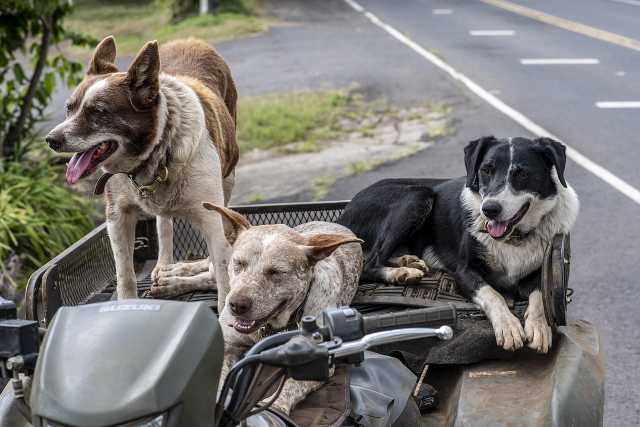
#> input picture sample_images/sample_dog.jpg, 1280 x 854 px (shown at 1/2 size)
$ python -i _quality.py   (imports and definitions only)   (older library calls are emulated)
#> lines starting #> are read from the running program, lines starting #| are printed output that depends on the picture
#> further down, picture is the input picture: shape (854, 1280, 3); mean B, G, R 115.3, 119.9, 122.2
"""Frame/subject quality metrics — shared by 01_quality_check.py and
04_subject_quality_recheck.py, because in the real pipeline they are
genuinely the same module (app/imaging/metrics.py + thresholds.py) called
twice on two different crops, not two different implementations. Splitting
it in two here would mean maintaining the same thresholds twice and risking
them drifting apart — exactly the kind of duplication CLAUDE.md's own
conventions warn against.

Every threshold below was calibrated (2026-08-28) against a labelled fixture
set in the real project, not guessed — see backend/scripts/calibrate_thresholds.py.

The one metric that decides BLURRY is `edge_sharpness`: the 99th-percentile
Sobel gradient magnitude, contrast-normalised. Not Laplacian variance, and
not mean gradient energy (Tenengrad) — both of those measure *texture
density*, so they call a sharp photo of a smooth-coated dog on a plain wall
"out of focus". Laplacian variance and Tenengrad are still computed below,
but only as diagnostics; they do not feed the verdict.
"""

from __future__ import annotations

import math
from dataclasses import dataclass, field

import cv2
import numpy as np

# --- calibrated thresholds (measured, not guessed) --------------------------

SHORT_EDGE_REJECT, SHORT_EDGE_DEGRADE = 160, 400

SHARPNESS_REJECT, SHARPNESS_DEGRADE, SHARPNESS_HARD_FLOOR = 3.9, 5.7, 2.0

LUM_DARK_REJECT, LUM_DARK_DEGRADE, LUM_DARK_HARD_FLOOR = 22.0, 55.0, 12.0
LUM_BRIGHT_REJECT, LUM_BRIGHT_DEGRADE, LUM_BRIGHT_HARD_FLOOR = 236.0, 205.0, 246.0

SHADOW_CLIP_REJECT, SHADOW_CLIP_DEGRADE, SHADOW_CLIP_HARD_FLOOR = 0.60, 0.28, 0.80
HIGHLIGHT_CLIP_REJECT, HIGHLIGHT_CLIP_DEGRADE, HIGHLIGHT_CLIP_HARD_FLOOR = 0.50, 0.22, 0.70

CONTRAST_REJECT, CONTRAST_DEGRADE, CONTRAST_HARD_FLOOR = 5.0, 22.0, 3.0

NOISE_DEGRADE = 11.0  # never rejects on its own

COLOUR_CAST_DEGRADE = 24.0  # never rejects; also needs SATURATION_GREYSCALE
SATURATION_GREYSCALE = 12.0

# Priority order for which reason(s) to surface, worst-first; at most 2 shown.
REASON_PRIORITY = [
    "TOO_SMALL",
    "UNDEREXPOSED",
    "OVEREXPOSED",
    "LOW_CONTRAST",
    "BLURRY",
    "NOISY",
    "COLOUR_CAST",
]


@dataclass
class QualityMeasurement:
    width: int
    height: int
    short_edge: int
    edge_sharpness: float
    blur_laplacian_normalised: float
    tenengrad_normalised: float
    mean_luminance: float
    shadow_clipping: float
    highlight_clipping: float
    contrast: float
    noise_sigma: float
    colour_cast: float
    saturation: float


@dataclass
class QualityVerdict:
    usable: bool
    degraded: bool
    provisional: bool
    reject_reasons: list[str] = field(default_factory=list)
    degrade_reasons: list[str] = field(default_factory=list)
    reported_reasons: list[str] = field(default_factory=list)


def measure(image_bgr: np.ndarray) -> QualityMeasurement:
    h, w = image_bgr.shape[:2]
#> h = 854; w = 1280
    grey = cv2.cvtColor(image_bgr, cv2.COLOR_BGR2GRAY).astype(np.float64)
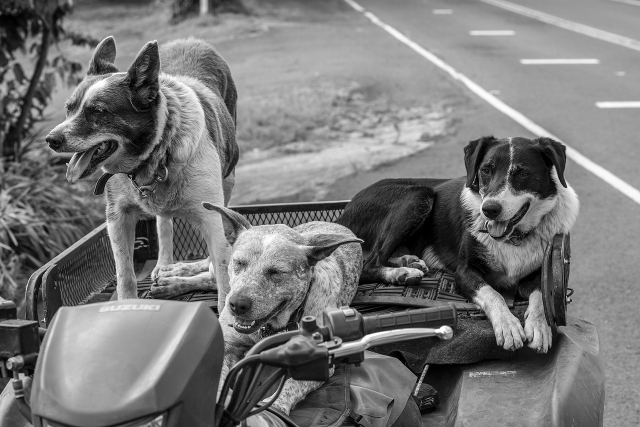
#> grey: shape (854, 1280) float64 (shown at 1/2 size); min 0, max 255, mean 120

    gx = cv2.Sobel(grey, cv2.CV_64F, 1, 0, ksize=3)
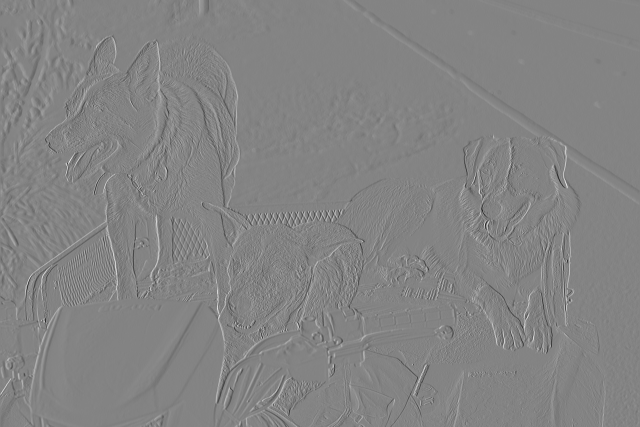
#> gx: shape (854, 1280) float64 (shown at 1/2 size); min -945, max 886, mean 0.4; drawn with min black and max white
    gy = cv2.Sobel(grey, cv2.CV_64F, 0, 1, ksize=3)
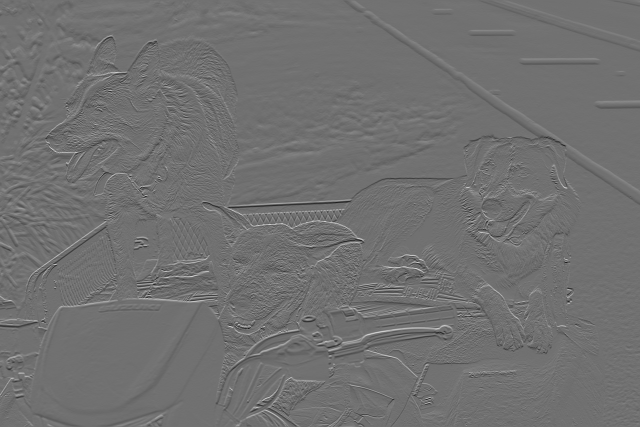
#> gy: shape (854, 1280) float64 (shown at 1/2 size); min -749, max 940, mean -0.1; drawn with min black and max white
    magnitude = np.sqrt(gx**2 + gy**2)
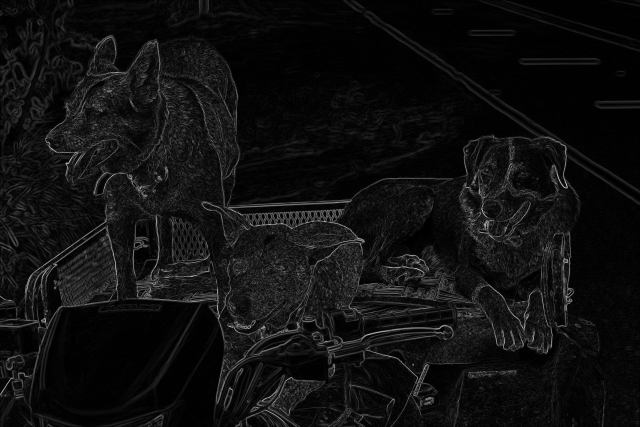
#> magnitude: shape (854, 1280) float64 (shown at 1/2 size); min 0, max 967.4, mean 62.1; drawn with min black and max white
    contrast = float(grey.std())
#> contrast = 56.85
    edge_sharpness = float(np.percentile(magnitude, 99)) / max(contrast, 3.0)
#> edge_sharpness = 7.02

    laplacian_var = float(cv2.Laplacian(grey, cv2.CV_64F).var())
#> laplacian_var = 1221.1
    tenengrad = float(np.mean(gx**2 + gy**2))
#> tenengrad = 10371.2
    norm = max(contrast, 3.0) ** 2
#> norm = 3232.4
    blur_laplacian_normalised = laplacian_var / norm
#> blur_laplacian_normalised = 0.378
    tenengrad_normalised = tenengrad / norm
#> tenengrad_normalised = 3.21

    mean_luminance = float(grey.mean())
#> mean_luminance = 120
    shadow_clipping = float(np.mean(grey <= 8))
#> shadow_clipping = 0.0144
    highlight_clipping = float(np.mean(grey >= 247))
#> highlight_clipping = 0.00341

    # Immerkaer's fast noise estimator.
    kernel = np.array([[1, -2, 1], [-2, 4, -2], [1, -2, 1]], dtype=np.float64)
    response = cv2.filter2D(grey, -1, kernel)
    noise_sigma = float(
        np.sum(np.abs(response)) * math.sqrt(0.5 * math.pi) / (6 * max(1, w - 2) * max(1, h - 2))
    )
#> noise_sigma = 3.34

    lab = cv2.cvtColor(image_bgr, cv2.COLOR_BGR2LAB).astype(np.float64)
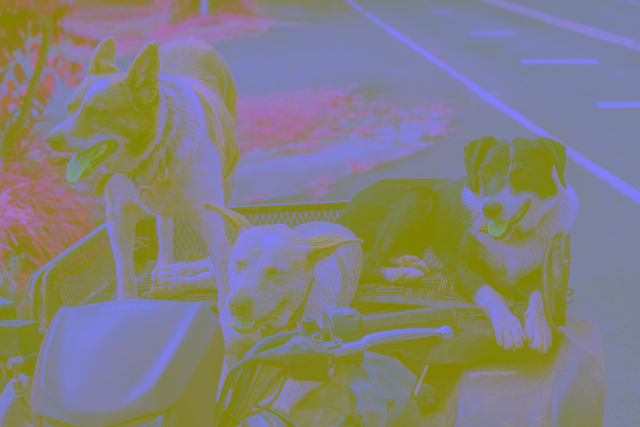
#> lab: shape (854, 1280, 3) float64 (shown at 1/2 size); mean B, G, R 126.2, 128.3, 130.9
    mean_a = float(lab[:, :, 1].mean()) - 128.0
#> mean_a = 0.3
    mean_b = float(lab[:, :, 2].mean()) - 128.0
#> mean_b = 2.91
    colour_cast = math.hypot(mean_a, mean_b)
#> colour_cast = 2.92
    hsv = cv2.cvtColor(image_bgr, cv2.COLOR_BGR2HSV)
#> hsv: shape (854, 1280, 3); mean H, S, V 65.9, 40.4, 127.2
    saturation = float(hsv[:, :, 1].mean())
#> saturation = 40.41

    return QualityMeasurement(
        width=w,
        height=h,
        short_edge=min(w, h),
        edge_sharpness=edge_sharpness,
        blur_laplacian_normalised=blur_laplacian_normalised,
        tenengrad_normalised=tenengrad_normalised,
        mean_luminance=mean_luminance,
        shadow_clipping=shadow_clipping,
        highlight_clipping=highlight_clipping,
        contrast=contrast,
        noise_sigma=noise_sigma,
        colour_cast=colour_cast,
        saturation=saturation,
    )


# [69 lines left out: functions _hard_floor_breached, assess, not called in this run]

>>> import cv2
>>> picture = cv2.imread('sample_images/sample_dog.jpg')
>>> result = measure(picture)
